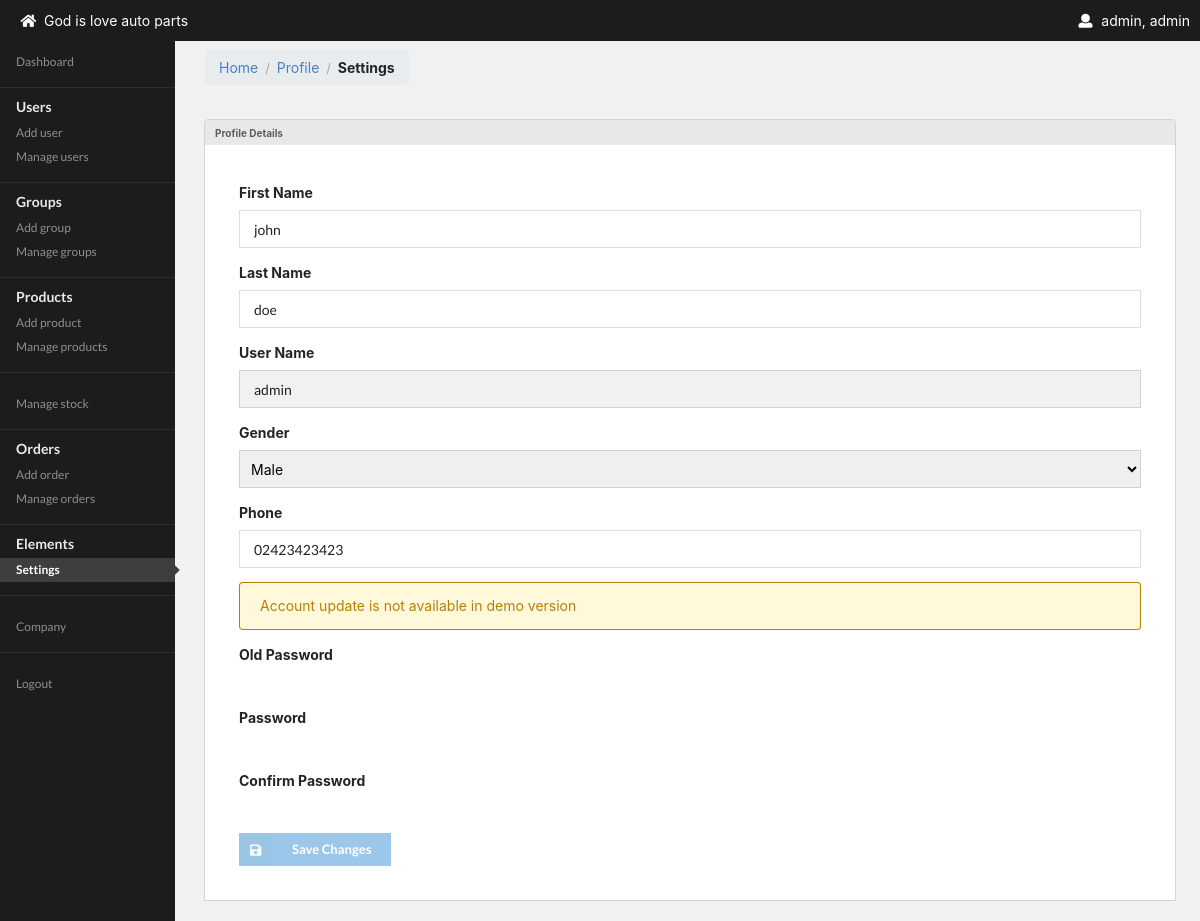
The page /settings.php (signed in) on the database its author committed.
### tables this page shows
CREATE TABLE `company_details` (
  `c_id` int(11) NOT NULL AUTO_INCREMENT,
  `company_name` varchar(100) NOT NULL,
  `vat_charges` double NOT NULL,
  `address` varchar(56) NOT NULL,
  `phone` varchar(57) NOT NULL,
  `message` text NOT NULL,
  PRIMARY KEY (`c_id`)
);

CREATE TABLE `users` (
  `user_id` int(11) NOT NULL AUTO_INCREMENT,
  `user_name` varchar(34) NOT NULL,
  `password` varchar(50) NOT NULL,
  `user_type` varchar(23) NOT NULL,
  `first_name` varchar(50) NOT NULL,
  `last_name` varchar(50) NOT NULL,
  `phone` varchar(40) NOT NULL,
  `gender` varchar(10) NOT NULL,
  PRIMARY KEY (`user_id`)
);

### includes/functions.php (called while the page is built, shortened)
<?php
    class Functions {
        function query($sql){
            global $conn;
            return $query = mysqli_query($conn,$sql);
        }
        function fetch_rows($query){
           $rows = array();
           while($fetch = mysqli_fetch_assoc($query)){
               array_push($rows,$fetch);
           }
           return $rows;
        }
    }
?>

### settings.php (the view, shortened to what this page needs)
<?php
    $functions = new Functions();
?>
</head>
<body>
<?php include 'includes/layout/topBar.php' ?>
<div class="row" style="margin-top:30px">
        <div class="col-md-12 col-lg-2">
        <?php include 'includes/layout/sidebar.php' ?>
    </div>
    <div class="col-md-10 main-content">
        <div class="ui breadcrumb">
            <a class="section">Home</a>
            <div class="divider"> / </div>
            <a class="section">Profile</a>
            <div class="divider"> / </div>
            <div class="active section">Settings</div>
        </div>
        <?php
            $functions->update_user_details('settings.php');
            $sql = "select * FROM `users` where user_id = '".$_SESSION['user_id']."'";
            $results = $functions->fetch_rows($functions->query($sql));
            $data = $results[0];
        ?>
        <div class="html ui top attached segment">
            <div class="ui top attached label">Profile Details</div>
            <div class="content">
               <form action="?" method="post">
               <div class="form-group">
                    <label>First Name</label>
                    <div class="ui input">
                        <input type="text" name="first_name" value="<?php echo $data['first_name']?>" placeholder="First Name" required>
                    </div>
                </div>
                <div class="form-group">
                    <label>Last Name</label>
                    <div class="ui input">
                        <input type="text" name="last_name" value="<?php echo $data['last_name']?>" placeholder="Last Name" required>
                    </div>
                </div>
                <div class="form-group">
                    <label>User Name</label>
                    <div class="ui input">
                         <input type="text" readonly  style="background-color:#F1F1F1"  value="<?php echo $data['user_name']?>" placeholder="User Name" required>
                    </div>
                </div>
                <div class="form-group">
                    <label>Gender</label>
                    <div>
                    <select class="ui dropdown"  name="gender" style="width:100%" required >
                        <option value="Male" <?php echo (strtoupper($data['gender'])) == 'MALE' ?  "selected" : "";?>>Male</option>
                    </select>
                    </div>
                </div>
                <div class="form-group">
                    <label>Phone</label>
                    <div class="ui input">
                         <input type="text" name="phone" value="<?php echo $data['phone']?>" placeholder="Phone" required>
                    </div>
                </div>
                <div class="ui yellow message">
                     Account update is not available in demo version
                </div>
                <div class="form-group">
                    <label>Old Password</label>
                </div>
                <div class="form-group">
                    <label>Password</label>
                </div>
                <div class="form-group">
                    <label>Confirm Password</label>
                </div>
                <button disabled name="submit" type="submit" class="ui  small primary labeled icon button">
                    <i class="save icon"></i> Save Changes
                </button>
               </form>
            </div>
        </div>
    </div>
</div>
<?php include_once 'includes/layout/footer.php'?>

### includes/layout/topBar.php (shortened to what this page needs)
<div class="topBar">
    <div style="display:flex; flex-direction:row; align-items:center">
    <div style="margin-left:20px">
        <i class="home icon"></i> <?php echo $functions->fetch_rows($functions->query("select * from company_details"))[0]['company_name'] ?>
    </div>
</div>
    <div class="ui topBarProfile"> <i class="user icon"></i> <?php echo $_SESSION['user_data']['user_name']?>, <?php echo $_SESSION['user_data']['user_type']?>
    </div>
</div>

### rows shown on the page
company_details: company_name "God is love auto parts"
users: first_name "john", last_name "doe", user_name "admin", gender "Male", phone "02423423423"

### other values the page prints
$_SESSION['user_data']['user_name'] "admin"
$_SESSION['user_data']['user_type'] "admin"
$menu->label "Dashboard"
$menu->label "Users"
$drop_menu->label "Add user"
$drop_menu->label "Manage users"
$menu->label "Groups"
$drop_menu->label "Add group"
$drop_menu->label "Manage groups"
$menu->label "Products"
$drop_menu->label "Add product"
$drop_menu->label "Manage products"
$menu->label "Manage stock"
$menu->label "Orders"
$drop_menu->label "Add order"
